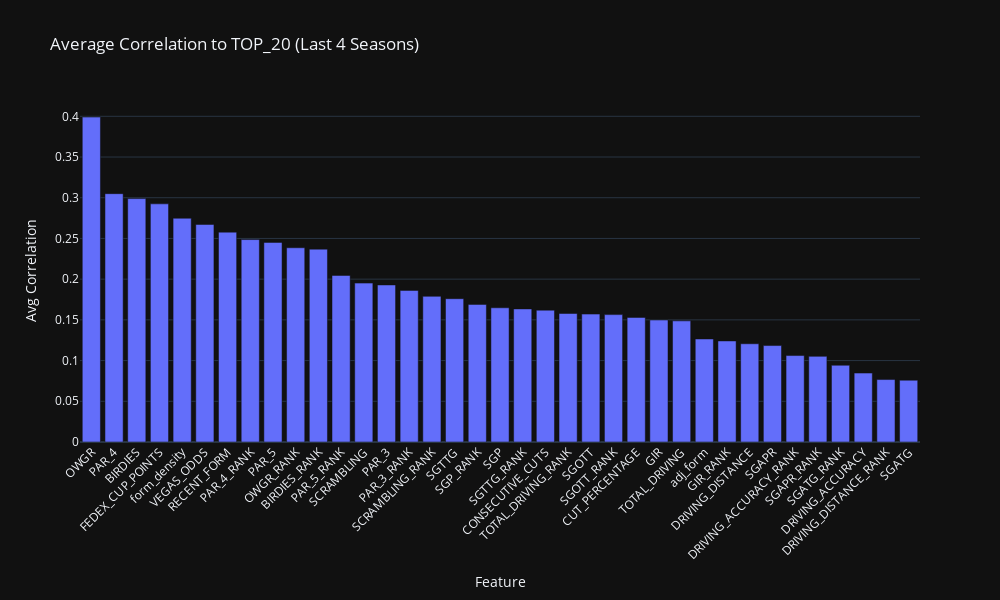

This figure's notebook cell:
### Markdown cell above
**Average of Last 4 Years**

### Code cell
import pandas as pd
import numpy as np
import plotly.express as px

# === Rebuild correlation matrices for the 4 most recent seasons ===
cor = {}
recent_seasons = sorted(training_df["SEASON"].unique())[-4:]

for season in recent_seasons:
    df_season = training_df[training_df["SEASON"] == season].copy()
    numeric_cols = df_season.select_dtypes(include=["float64", "int64"])
    cor[int(season)] = numeric_cols.corr().abs()

# === Combine into one summary DataFrame ===
cor_df = pd.DataFrame()

for season in recent_seasons:
    df = cor[season].reset_index()
    if "TOP_20" not in df.columns:
        continue
    temp = df[["index", "TOP_20"]].copy()
    temp = temp.rename(columns={"TOP_20": str(season)})
    if cor_df.empty:
        cor_df = temp
    else:
        cor_df = cor_df.merge(temp, on="index", how="outer")

# Drop target and metadata rows
cor_df = cor_df[~cor_df["index"].isin(["TOP_20", "FINAL_POS", "SEASON"])]

# Compute average correlation across seasons
cor_df["AVERAGE"] = cor_df.drop(columns=["index"]).mean(axis=1)
cor_df = cor_df.sort_values(by="AVERAGE", ascending=False)

# === Plotly Bar Chart ===
fig = px.bar(
    cor_df,
    x="index",
    y="AVERAGE",
    title="Average Correlation to TOP_20 (Last 4 Seasons)",
    labels={"index": "Feature", "AVERAGE": "Avg Correlation"},
    template="plotly_dark"
)

fig.update_layout(
    xaxis_tickangle=-45,
    height=600,
    width=1000,
    showlegend=False
)

fig.show()

### Figure 1 — Plotly figure (JSON) as saved in the notebook; plotly's stock layout.template omitted (floating-point values rounded to 4 significant figures)
{"data": [{"hovertemplate": "Feature=%{x}<br>Avg Correlation=%{y}<extra></extra>", "legendgroup": "", "marker": {"color": "#636efa", "pattern": {"shape": ""}}, "name": "", "orientation": "v", "showlegend": false, "textposition": "auto", "type": "bar", "x": ["OWGR", "PAR_4", "BIRDIES", "FEDEX_CUP_POINTS", "form_density", "VEGAS_ODDS", "RECENT_FORM", "PAR_4_RANK", "PAR_5", "OWGR_RANK", "BIRDIES_RANK", "PAR_5_RANK", "SCRAMBLING", "PAR_3", "PAR_3_RANK", "SCRAMBLING_RANK", "SGTTG", "SGP_RANK", "SGP", "SGTTG_RANK", "CONSECUTIVE_CUTS", "TOTAL_DRIVING_RANK", "SGOTT", "SGOTT_RANK", "CUT_PERCENTAGE", "GIR", "TOTAL_DRIVING", "adj_form", "GIR_RANK", "DRIVING_DISTANCE", "SGAPR", "DRIVING_ACCURACY_RANK", "SGAPR_RANK", "SGATG_RANK", "DRIVING_ACCURACY", "DRIVING_DISTANCE_RANK", "SGATG"], "xaxis": "x", "y": [0.399, 0.305, 0.299, 0.2925, 0.2748, 0.2672, 0.2578, 0.2486, 0.2451, 0.2386, 0.2368, 0.2046, 0.1951, 0.1929, 0.1862, 0.1789, 0.176, 0.169, 0.1648, 0.1634, 0.1619, 0.1578, 0.1571, 0.1564, 0.153, 0.1498, 0.1488, 0.1266, 0.1241, 0.1206, 0.1185, 0.1062, 0.1052, 0.09425, 0.08464, 0.07669, 0.07591], "yaxis": "y"}], "layout": {"barmode": "relative", "height": 600, "legend": {"tracegroupgap": 0}, "showlegend": false, "title": {"text": "Average Correlation to TOP_20 (Last 4 Seasons)"}, "width": 1000, "xaxis": {"anchor": "y", "domain": [0, 1], "tickangle": -45, "title": {"text": "Feature"}}, "yaxis": {"anchor": "x", "domain": [0, 1], "title": {"text": "Avg Correlation"}}}}
